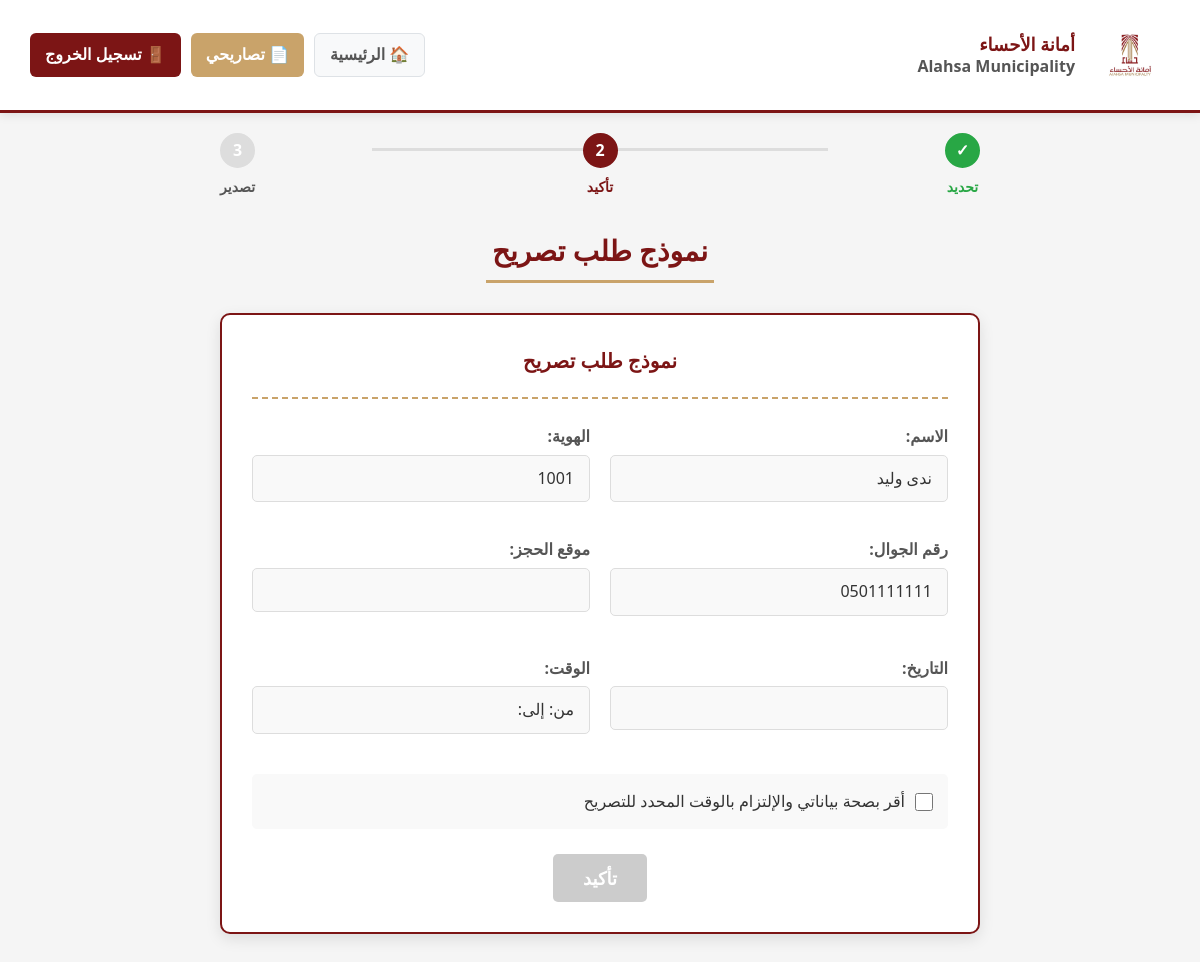
The app's page /model.php (signed in) with its own data.
### tables this page shows
CREATE TABLE `users` (
  `user_id` varchar(20) NOT NULL,
  `username` varchar(20) NOT NULL,
  `password` varchar(255) NOT NULL,
  `full_name` varchar(100) NOT NULL,
  `email` varchar(100) DEFAULT NULL,
  `phone_number` varchar(20) DEFAULT NULL
);

### DbHandler.php (called while the page is built, shortened)
<?php
require("DbConfig.php");
class DbHandler extends DbConfig {
    public $conn;
    protected $databaseName;
    protected $hostName;
    protected $uName;
    protected $passCode;
    public function __construct() {
        $dbPara = new DbConfig();
        $this -> databaseName = $dbPara -> dbName;
        $this -> hostName = $dbPara -> serverName;
        $this -> uName = $dbPara -> userName;
        $this -> passCode = $dbPara ->passCode;
    }
   public function dbConnect(){
        try{
	        $this->conn = new mysqli($this->hostName, $this->uName, $this->passCode, $this->databaseName);
            if( mysqli_connect_errno() ){
                throw new Exception("Could not connect to database.");
            } else{
                return true;
            }
        }catch(Exception $e){
            throw new Exception($e->getMessage());
        }
    }
public function getUserInfo($user_id) {
    $stmt = $this->conn->prepare("
        SELECT user_id, full_name, email, phone_number, username
        FROM Users
        WHERE user_id = ?
    ");
    $stmt->bind_param("s", $user_id);
    $stmt->execute();
    $result = $stmt->get_result();
    $user = $result->fetch_assoc();
    return $user;
}
}
?>

### DbConfig.php (called while the page is built, shortened)
<?php
class DbConfig {
    public function __construct() {
        $this -> serverName = "localhost";
        $this -> userName = "root";
        $this -> passCode = "";
        $this -> dbName = "alhasa";
    }
}
?>

### model.php (the view, shortened to what this page needs)
<?php
require("DbHandler.php");
$db = new DbHandler();
$db->dbConnect();
$user = $db->getUserInfo($_SESSION['user_id']);
$selected_location = isset($_GET['location_name']) ? $_GET['location_name'] : '';
$selected_date     = isset($_GET['date']) ? $_GET['date'] : '';
$selected_time_full = isset($_GET['time']) ? $_GET['time'] : '';
$selected_time_parts = explode(' - ', $selected_time_full);
$selected_time_start = $selected_time_parts[0] ?? '';
$selected_time_end   = $selected_time_parts[1] ?? '';
$location_id = isset($_GET['location_id']) ? intval($_GET['location_id']) : 0;
$date_id     = isset($_GET['date_id']) ? intval($_GET['date_id']) : 0;
$time_id     = isset($_GET['time_id']) ? intval($_GET['time_id']) : 0;
?>
<!DOCTYPE html>
<html lang="ar" dir="rtl">
<head>
</head>
<body>
<header>
    <div class="logo-section">
        <div class="logo-img">أمانة<br>الأحساء</div>
        <div class="logo-text">
            <h1>أمانة الأحساء</h1>
            <h1>Alahsa Municipality</h1>
        </div>
    </div>
    <div class="header-buttons">
        <div class="header-btn home-btn">🏠 الرئيسية</div>
        <div class="header-btn permits-btn">📄 تصاريحي</div>
        <div class="header-btn logout-btn">🚪 تسجيل الخروج</div>
    </div>
</header>
<div class="progress-container">
    <div class="progress-bar">
        <div class="progress-step">
            <div class="step-circle completed">✓</div>
            <div class="step-label completed">تحديد</div>
        </div>
        <div class="progress-step">
            <div class="step-circle active">2</div>
            <div class="step-label active">تأكيد</div>
        </div>
        <div class="progress-step">
            <div class="step-circle">3</div>
            <div class="step-label">تصدير</div>
        </div>
    </div>
</div>
<div class="container">
    <h1 class="page-title">نموذج طلب تصريح</h1>
    <div class="form-container">
        <div class="form-header">
            <div class="detail-label" style="font-size:20px; color:#7c1515;">نموذج طلب تصريح</div>
        </div>
        <form method="POST" action="model.php?location_id=<?php echo $location_id; ?>&location_name=<?php echo urlencode($selected_location); ?>&date_id=<?php echo $date_id; ?>&date=<?php echo urlencode($selected_date); ?>&time_id=<?php echo $time_id; ?>&time=<?php echo urlencode($selected_time_full); ?>">
            <div class="form-details">
                <div class="detail-group">
                    <span class="detail-label">الاسم:</span>
                    <div class="detail-value"><?php echo htmlspecialchars($user['full_name'] ?? 'غير متوفر'); ?></div>
                </div>
                <div class="detail-group">
                    <span class="detail-label">الهوية:</span>
                    <div class="detail-value"><?php echo htmlspecialchars($user['user_id'] ?? 'غير متوفر'); ?></div>
                </div>
                <div class="detail-group">
                    <span class="detail-label">رقم الجوال:</span>
                    <div class="detail-value"><?php echo htmlspecialchars($user['phone_number'] ?? 'غير متوفر'); ?></div>
                </div>
                <div class="detail-group">
                    <span class="detail-label">موقع الحجز:</span>
                    <div class="detail-value"><?php echo htmlspecialchars($selected_location); ?></div>
                </div>
            </div>
            <div class="form-details">
                <div class="detail-group">
                    <span class="detail-label">التاريخ:</span>
                    <div class="detail-value"><?php echo htmlspecialchars($selected_date); ?></div>
                </div>
                <div class="detail-group">
                    <span class="detail-label">الوقت:</span>
                    <div class="detail-value">
                        من: <?php echo htmlspecialchars($selected_time_start); ?> إلى: <?php echo htmlspecialchars($selected_time_end); ?>
                    </div>
                </div>
            </div>
            <div class="checkbox-group">
                <input type="checkbox" id="agreement" required>
                <label for="agreement">أقر بصحة بياناتي والإلتزام بالوقت المحدد للتصريح</label>
            </div>
            <button type="submit" name="confirm_permit" class="submit-btn" id="submitBtn" disabled>تأكيد</button>
        </form>
        </div>
</div>
</body>
</html>

### model.php (style rules this page uses)
* { margin:0; padding:0; box-sizing:border-box; font-family:'Segoe UI', Tahoma, Geneva, Verdana, sans-serif; }
body { background-color:#f5f5f5; color:#333; line-height:1.6; padding-bottom:30px; }
header { display:flex; align-items:center; justify-content:space-between; padding:15px 30px; background-color:white; box-shadow:0 2px 10px rgba(0,0,0,0.1); border-bottom:3px solid #7c1515; }
.logo-section { display:flex; align-items:center; gap:15px; }
.logo-img { width:80px; height:80px; border:2px solid #7c1515; border-radius:8px; background:linear-gradient(135deg, #7c1515 0%, #c9a36a 100%); display:flex; align-items:center; justify-content:center; color:white; font-weight:bold; font-size:16px; text-align:center; padding:5px; }
.logo-text h1 { font-size:18px; color:#7c1515; line-height:1.3; }
.logo-text h1:first-child { font-weight:bold; }
.logo-text h1:last-child { font-size:16px; color:#555; }
.header-buttons { display:flex; gap:10px; }
.header-btn { display:flex; align-items:center; gap:5px; padding:8px 15px; border-radius:6px; cursor:pointer; font-weight:bold; transition:all 0.3s; }
.home-btn { background:#f8f9fa; color:#555; border:1px solid #dee2e6; }
.permits-btn { background:#c9a36a; color:white; }
.logout-btn { background:#7c1515; color:white; }
.progress-container { max-width:800px; margin:20px auto 30px; padding:0 20px; }
.progress-bar { display:flex; align-items:center; justify-content:space-between; position:relative; margin-bottom:15px; }
.progress-step { display:flex; flex-direction:column; align-items:center; z-index:2; }
.step-circle { width:35px; height:35px; border-radius:50%; background-color:#ddd; display:flex; align-items:center; justify-content:center; font-weight:bold; color:white; margin-bottom:8px; border:3px solid #ddd; }
.step-circle.completed { background-color:#28a745; border-color:#28a745; }
.step-circle.active { background-color:#7c1515; border-color:#7c1515; }
.step-label { font-size:14px; font-weight:bold; color:#555; text-align:center; }
.step-label.completed { color:#28a745; }
.step-label.active { color:#7c1515; }
.container { max-width:800px; margin:30px auto; padding:0 20px; }
.page-title { text-align:center; margin-bottom:30px; color:#7c1515; font-size:28px; font-weight:bold; position:relative; padding-bottom:10px; }
.page-title:after { content:""; position:absolute; bottom:0; left:35%; right:35%; height:3px; background-color:#c9a36a; }
.form-container { background-color:white; border-radius:10px; padding:30px; box-shadow:0 5px 15px rgba(0,0,0,0.1); border:2px solid #7c1515; }
.form-header { text-align:center; margin-bottom:25px; padding-bottom:15px; border-bottom:2px dashed #c9a36a; }
.form-details { display:grid; grid-template-columns:1fr 1fr; gap:20px; margin-bottom:25px; }
.detail-group { margin-bottom:15px; }
.detail-label { font-weight:bold; color:#555; margin-bottom:5px; display:block; }
.detail-value { background-color:#f9f9f9; border:1px solid #ddd; border-radius:5px; padding:10px 15px; font-size:16px; min-height:44px; display:flex; align-items:center; }
.checkbox-group { display:flex; align-items:center; gap:10px; margin:25px 0; padding:15px; background-color:#f9f9f9; border-radius:5px; }
.checkbox-group input { width:18px; height:18px; }
.checkbox-group label { margin-bottom:0; color:#333; }
.submit-btn { background-color:#7c1515; color:white; border:none; padding:12px 30px; font-size:18px; border-radius:5px; cursor:pointer; display:block; margin:0 auto; transition:background 0.3s; font-weight:bold; }
.submit-btn:disabled { background-color:#cccccc; cursor:not-allowed; }

### records on screen
users: full_name "ندى وليد", user_id "1001", phone_number "0501111111"
